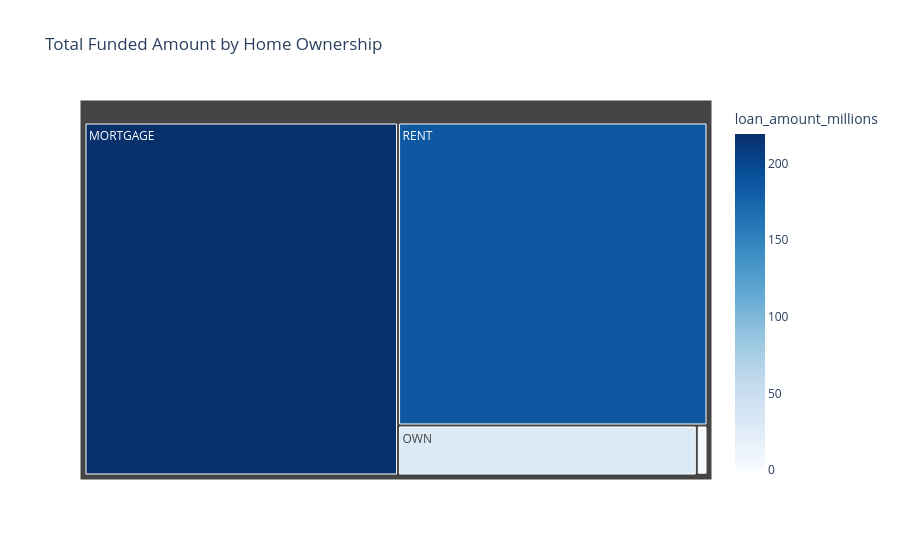

The notebook cell this image was saved under:
### Markdown cell above
### Home Ownership for Total Amount Funded

### Code cell
home_funding = df.groupby('home_ownership')['loan_amount'].sum().reset_index()
home_funding['loan_amount_millions'] = home_funding['loan_amount']/1000000

fig = px.treemap(
    home_funding,
    path = ['home_ownership'],
    values = 'loan_amount_millions',
    color = 'loan_amount_millions',
    color_continuous_scale = 'blues',
    title = 'Total Funded Amount by Home Ownership'
) 
fig.show()

### Figure 1 — Plotly figure (JSON) as saved in the notebook; plotly's stock layout.template omitted (floating-point values rounded to 4 significant figures)
{"data": [{"branchvalues": "total", "customdata": [[219.3], [0.0168], [1.045], [29.6], [185.8]], "domain": {"x": [0, 1], "y": [0, 1]}, "hovertemplate": "labels=%{label}<br>loan_amount_millions_sum=%{value}<br>parent=%{parent}<br>id=%{id}<br>loan_amount_millions=%{color}<extra></extra>", "ids": ["MORTGAGE", "NONE", "OTHER", "OWN", "RENT"], "labels": ["MORTGAGE", "NONE", "OTHER", "OWN", "RENT"], "marker": {"coloraxis": "coloraxis", "colors": [219.3, 0.0168, 1.045, 29.6, 185.8]}, "name": "", "parents": ["", "", "", "", ""], "type": "treemap", "values": [219.3, 0.0168, 1.045, 29.6, 185.8]}], "layout": {"coloraxis": {"colorbar": {"title": {"text": "loan_amount_millions"}}, "colorscale": [[0, "rgb(247,251,255)"], [0.125, "rgb(222,235,247)"], [0.25, "rgb(198,219,239)"], [0.375, "rgb(158,202,225)"], [0.5, "rgb(107,174,214)"], [0.625, "rgb(66,146,198)"], [0.75, "rgb(33,113,181)"], [0.875, "rgb(8,81,156)"], [1, "rgb(8,48,107)"]]}, "legend": {"tracegroupgap": 0}, "title": {"text": "Total Funded Amount by Home Ownership"}}}
